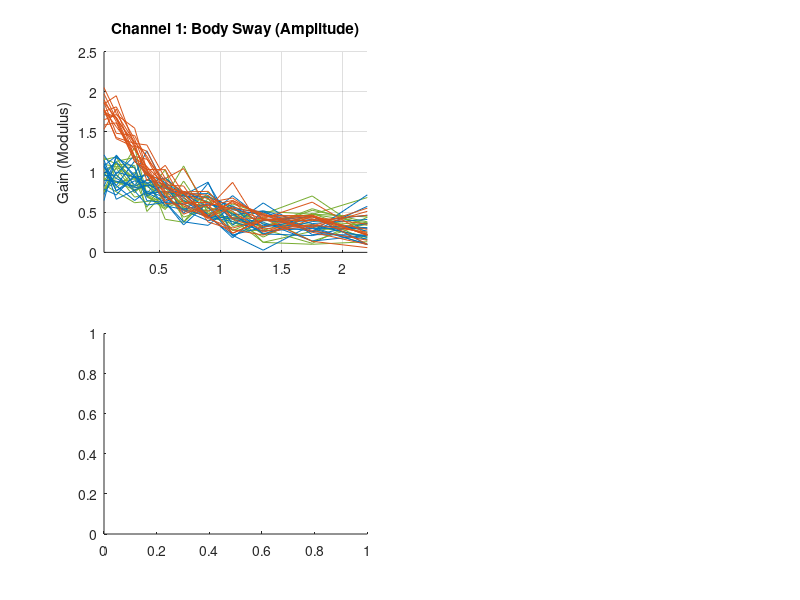

MATLAB code to generate this figure: (Note: this script raises an error after producing the figure.)
%% SCRIPT_Example_MIMO.m
% A didactic example of analyzing Multi-Input Multi-Output (MIMO) systems
% using Pseudo-Impulse Responses (PIRs) and PERMANOVA.
%
% THE SCENARIO:
% Imagine we are testing human balance. A platform tilts, and we measure
% two things simultaneously for each subject:
%   Channel 1: Body Sway (how much they wobble)
%   Channel 2: Muscle Activity (EMG of the calf muscles)
%
% Because we are measuring two things at once, this is a MIMO system!
% We want to compare three groups of 15 subjects to see if their balance
% strategies are statistically different.

clear; clc; close all;

%% 1. Setup and Synthetic Data Generation
disp('1. Generating synthetic MIMO data for 3 groups...');

f1 = [0.05 0.15 0.30 0.40 0.55 0.70 0.90 1.10 1.35 1.75 2.20]; % Frequencies (Hz)
sf = 22;               % Sampling frequency (Hz)
sample_time = 1 / sf;  % Sample time (s)
N = 15;                % Number of subjects per group
M = 2;                 % Number of measurement channels (Sway and EMG)

% Pre-allocate 3D arrays: (Subjects x Frequencies x Channels)
FRF_G1 = zeros(N, length(f1), M); % Group 1: Healthy A
FRF_G2 = zeros(N, length(f1), M); % Group 2: Pathological (Different dynamics)
FRF_G3 = zeros(N, length(f1), M); % Group 3: Healthy B (Same as G1, just different noise)

% Define the "True" underlying dynamics for our channels
% (Using simple complex transfer functions for demonstration)
Sway_Healthy   = 1.0 ./ (1 + 1i * (f1 / 0.5));
EMG_Healthy    = 0.5 ./ (1 + 1i * (f1 / 1.0));

Sway_Pathology = 1.8 ./ (1 + 1i * (f1 / 0.3)); % Larger sway, different phase
EMG_Pathology  = 0.5 ./ (1 + 1i * (f1 / 1.0)); % Muscle response stays the same

% Generate the subjects by adding random biological noise
noise_level = 0.15;
for i = 1:N
    % Group 1: Healthy A
    FRF_G1(i, :, 1) = Sway_Healthy   + noise_level * (randn(1,11) + 1i*randn(1,11));
    FRF_G1(i, :, 2) = EMG_Healthy    + noise_level * (randn(1,11) + 1i*randn(1,11));

    % Group 2: Pathological
    FRF_G2(i, :, 1) = Sway_Pathology + noise_level * (randn(1,11) + 1i*randn(1,11));
    FRF_G2(i, :, 2) = EMG_Pathology  + noise_level * (randn(1,11) + 1i*randn(1,11));

    % Group 3: Healthy B (Same underlying math as Group 1, just new random noise)
    FRF_G3(i, :, 1) = Sway_Healthy   + noise_level * (randn(1,11) + 1i*randn(1,11));
    FRF_G3(i, :, 2) = EMG_Healthy    + noise_level * (randn(1,11) + 1i*randn(1,11));
end

%% 1.5 Visualize the generated MIMO FRFs in Frequency Domain
% Before running complex statistics, let's visually inspect the data.
% We plot the Amplitude (Modulus) and Phase for both channels.
% This shows us exactly how the Pathological group differs physically.
disp('1.5 Visualizing the Frequency Response Functions (Amplitude and Phase)...');

figure('Name', 'MIMO System: Frequency Domain', 'Position', [150 150 1000 700]);

% Define distinct colors for the 3 groups
color_G1 = [0, 0.4470, 0.7410]; % Blue (Healthy A)
color_G2 = [0.8500, 0.3250, 0.0980]; % Red (Pathological)
color_G3 = [0.4660, 0.6740, 0.1880]; % Green (Healthy B)

% -------------------------------------------------------------------------
% COLUMN 1: CHANNEL 1 (BODY SWAY)
% -------------------------------------------------------------------------

% Subplot 1: Amplitude of Body Sway
subplot(2, 2, 1); hold on;
plot(f1, abs(FRF_G3(:,:,1)), 'Color', color_G3);
plot(f1, abs(FRF_G1(:,:,1)), 'Color', color_G1);
plot(f1, abs(FRF_G2(:,:,1)), 'Color', color_G2);
title('Channel 1: Body Sway (Amplitude)');
ylabel('Gain (Modulus)');
xlim([min(f1) max(f1)]);
grid on;

% Subplot 3: Phase of Body Sway
% Note: We use recompactUp to unwrap the 2*pi phase jumps for a clean plot
subplot(2, 2, 3); hold on;
plot(f1, recompactUp(angle(FRF_G3(:,:,1))), 'Color', color_G3);
plot(f1, recompactUp(angle(FRF_G1(:,:,1))), 'Color', color_G1);
plot(f1, recompactUp(angle(FRF_G2(:,:,1))), 'Color', color_G2);
title('Channel 1: Body Sway (Phase)');
xlabel('Frequency (Hz)');
ylabel('Phase (rad)');
xlim([min(f1) max(f1)]);
grid on;

% -------------------------------------------------------------------------
% COLUMN 2: CHANNEL 2 (MUSCLE EMG)
% -------------------------------------------------------------------------

% Subplot 2: Amplitude of Muscle EMG
subplot(2, 2, 2); hold on;
plot(f1, abs(FRF_G3(:,:,2)), 'Color', color_G3);
plot(f1, abs(FRF_G1(:,:,2)), 'Color', color_G1);
plot(f1, abs(FRF_G2(:,:,2)), 'Color', color_G2);
title('Channel 2: Muscle EMG (Amplitude)');
ylabel('Gain (Modulus)');
xlim([min(f1) max(f1)]);
grid on;

% Subplot 4: Phase of Muscle EMG
subplot(2, 2, 4); hold on;
plot(f1, recompactUp(angle(FRF_G3(:,:,2))), 'Color', color_G3);
plot(f1, recompactUp(angle(FRF_G1(:,:,2))), 'Color', color_G1);
plot(f1, recompactUp(angle(FRF_G2(:,:,2))), 'Color', color_G2);
title('Channel 2: Muscle EMG (Phase)');
xlabel('Frequency (Hz)');
ylabel('Phase (rad)');
xlim([min(f1) max(f1)]);
grid on;

% --- Add a Clean Legend ---
% We create "dummy" lines with thick widths just for the legend so it looks clean
subplot(2, 2, 2);
h1 = plot(NaN, NaN, 'Color', color_G1, 'LineWidth', 2);
h2 = plot(NaN, NaN, 'Color', color_G2, 'LineWidth', 2);
h3 = plot(NaN, NaN, 'Color', color_G3, 'LineWidth', 2);
legend([h1, h2, h3], {'Group 1 (Healthy A)', 'Group 2 (Pathological)', 'Group 3 (Healthy B)'}, 'Location', 'northeast');

%% 2. Pairwise Comparison: Healthy vs Pathological
% Let's ask: "Are Group 1 and Group 2 statistically different?"
% We calculate the Confidence Band of the DIFFERENCE between their means.
% If the difference band excludes zero, the groups are physically different!
disp('2. Running Pairwise Test: Group 1 vs Group 2 (Should find a difference)...');

alpha = 0.95; % We want to be 95% confident
B = 500;      % Outer bootstrap iterations
Bs = 50;      % Inner bootstrap iterations for standard deviation

% Run the test
[avg_1v2, ~, band_1v2, ~, ~, ~] = FRF_ConfidenceBandDifference(FRF_G1, FRF_G2, f1, sample_time, alpha, B, Bs);

% We need the time vector for plotting. We can get it quickly using FRF_Supervector.
% Remember, the supervector stitches Channel 1 and Channel 2 end-to-end!
% 1. Get the time vector for a SINGLE channel
[~, t_single] = FRF_Supervector(FRF_G1(1,:,:), f1, sample_time);

% 2. Create an artificial "stitched" time vector for the supervector plot
dt = t_single(2) - t_single(1); % Time step
% Shift the second channel so it starts right after the first one ends
t_super = [t_single, t_single + t_single(end) + dt];

figure(); set(gcf, 'Name', 'Pairwise Comparisons', 'Position', [100 100 800 600]);

subplot(2,1,1);
plot(t_super, avg_1v2, 'k', 'LineWidth', 2); hold on;
plot(t_super, band_1v2(1,:), 'b-.', 'LineWidth', 1.5);
plot(t_super, band_1v2(2,:), 'b-.', 'LineWidth', 1.5);
yline(0, 'r--', 'LineWidth', 1.5); % The ZERO line

% Find the split point between Channel 1 and Channel 2 for visualization
midpoint = t_super(end) / 2;
xline(midpoint, 'k:', 'LineWidth', 2);
text(midpoint/2, max(band_1v2(1,:))*0.8, 'Body Sway', 'HorizontalAlignment', 'center', 'FontSize', 12);
text(midpoint + midpoint/2, max(band_1v2(1,:))*0.8, 'Muscle EMG', 'HorizontalAlignment', 'center', 'FontSize', 12);

title('Group 1 (Healthy) vs Group 2 (Pathological)');
ylabel('Difference (Units)');
legend('Mean Difference', '95% Confidence Band', '', 'Zero Line');
% Notice how the blue band does NOT touch the red zero line in the "Body Sway" section!


%% 3. Pairwise Comparison: Healthy A vs Healthy B
% Now let's ask: "Are Group 1 and Group 3 statistically different?"
% Since they are both healthy, the math should confidently tell us they are the same.
disp('3. Running Pairwise Test: Group 1 vs Group 3 (Should NOT find a difference)...');

[avg_1v3, ~, band_1v3, ~, ~, ~] = FRF_ConfidenceBandDifference(FRF_G1, FRF_G3, f1, sample_time, alpha, B, Bs);

subplot(2,1,2);
plot(t_super, avg_1v3, 'k', 'LineWidth', 2); hold on;
plot(t_super, band_1v3(1,:), 'b-.', 'LineWidth', 1.5);
plot(t_super, band_1v3(2,:), 'b-.', 'LineWidth', 1.5);
yline(0, 'r--', 'LineWidth', 1.5); % The ZERO line
xline(midpoint, 'k:', 'LineWidth', 2);

title('Group 1 (Healthy A) vs Group 3 (Healthy B)');
xlabel('Concatenated Time (s)');
ylabel('Difference (Units)');
% Notice how the red zero line sits comfortably INSIDE the blue band everywhere!
% This means the difference between them is statistically zero.


%% 4. Global Multi-Group Comparison (PERMANOVA)
% If we had 10 groups, doing pairwise tests for all of them would inflate our
% risk of a false positive (finding a difference by pure random luck).
% PERMANOVA solves this by doing ONE global test first[cite: 83].
disp('4. Running Global PERMANOVA across all 3 groups...');

% Combine all data into one giant dataset (45 subjects x 11 frequencies x 2 channels)
FRF_ALL = cat(1, FRF_G1, FRF_G2, FRF_G3);

% Create labels so the math knows who is in which group
% 1 = Healthy A, 2 = Pathological, 3 = Healthy B
group_labels = [ones(N,1); 2*ones(N,1); 3*ones(N,1)];

% Run PERMANOVA with 999 permutations
% (PERMANOVA uses Euclidean distance, so the supervectors are automatically
% Z-score standardized internally so Body Sway doesn't drown out the Muscle EMG [cite: 84, 87]).
B_perm = 999;
[p_value, F_obs, R2] = FRF_permanova(FRF_ALL, group_labels, f1, sample_time, B_perm);

disp('--------------------------------------------------');
disp('                PERMANOVA RESULTS                 ');
disp('--------------------------------------------------');
fprintf('Pseudo-F Statistic : %.2f\n', F_obs);
fprintf('Effect Size (R^2)  : %.2f%% (Variance explained by the groups)\n', R2 * 100);
fprintf('p-value            : %.4f\n', p_value);

if p_value < 0.05
    disp('CONCLUSION: The global test is SIGNIFICANT (p < 0.05).');
    disp('At least one group has a completely different balance strategy!');
else
    disp('CONCLUSION: The global test is NOT SIGNIFICANT.');
    disp('All groups share the same underlying balance strategy.');
end
disp('--------------------------------------------------');
